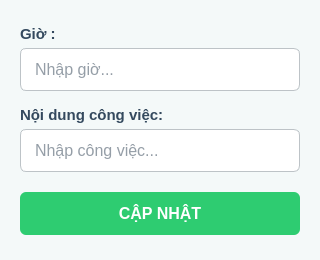
<?xml version="1.0" encoding="UTF-8"?>
<ui version="4.0">
 <class>Form</class>
 <widget class="QWidget" name="Form">
  <property name="geometry">
   <rect>
    <x>0</x>
    <y>0</y>
    <width>320</width>
    <height>260</height>
   </rect>
  </property>
  <property name="windowTitle">
   <string>Chỉnh sửa công việc</string>
  </property>
  <property name="styleSheet">
   <string notr="true">
/* Đổi màu nền cho form */
QWidget#Form {
    background-color: #f4f9f9;
}

/* Style cho các dòng chữ giải thích */
QLabel {
    font-family: 'Segoe UI', Arial, sans-serif;
    font-size: 15px;
    font-weight: bold;
    color: #34495e;
}

/* Style cho ô nhập liệu (bo góc, viền xám) */
QLineEdit {
    padding: 10px 12px;
    border: 1px solid #bdc3c7;
    border-radius: 6px;
    background-color: #ffffff;
    font-size: 16px;
    color: #2c3e50;
}

/* Hiệu ứng viền xanh khi nhấp chuột vào ô nhập liệu */
QLineEdit:focus {
    border: 2px solid #3498db;
}

/* Style cho nút bấm (màu xanh lá chuẩn, chữ in đậm) */
QPushButton {
    background-color: #2ecc71;
    color: white;
    border: none;
    border-radius: 6px;
    padding: 12px;
    font-family: 'Segoe UI', Arial, sans-serif;
    font-size: 16px;
    font-weight: bold;
}

/* Hiệu ứng đậm màu hơn khi di chuột qua nút */
QPushButton:hover {
    background-color: #27ae60;
}

/* Hiệu ứng lún xuống khi nhấn nút */
QPushButton:pressed {
    background-color: #1e8449;
}
   </string>
  </property>
  <layout class="QVBoxLayout" name="verticalLayout">
   <property name="spacing">
    <number>15</number>
   </property>
   <property name="leftMargin">
    <number>20</number>
   </property>
   <property name="topMargin">
    <number>25</number>
   </property>
   <property name="rightMargin">
    <number>20</number>
   </property>
   <property name="bottomMargin">
    <number>25</number>
   </property>
   <item>
    <layout class="QVBoxLayout" name="verticalLayout_2">
     <property name="spacing">
      <number>5</number>
     </property>
     <item>
      <widget class="QLabel" name="label">
       <property name="text">
        <string>Giờ :</string>
       </property>
      </widget>
     </item>
     <item>
      <widget class="QLineEdit" name="lineEdit">
       <property name="placeholderText">
        <string>Nhập giờ...</string>
       </property>
      </widget>
     </item>
    </layout>
   </item>
   <item>
    <layout class="QVBoxLayout" name="verticalLayout_3">
     <property name="spacing">
      <number>5</number>
     </property>
     <item>
      <widget class="QLabel" name="label_2">
       <property name="text">
        <string>Nội dung công việc:</string>
       </property>
      </widget>
     </item>
     <item>
      <widget class="QLineEdit" name="lineEdit_2">
       <property name="placeholderText">
        <string>Nhập công việc...</string>
       </property>
      </widget>
     </item>
    </layout>
   </item>
   <item>
    <spacer name="verticalSpacer">
     <property name="orientation">
      <enum>Qt::Vertical</enum>
     </property>
     <property name="sizeHint" stdset="0">
      <size>
       <width>20</width>
       <height>10</height>
      </size>
     </property>
    </spacer>
   </item>
   <item>
    <widget class="QPushButton" name="pushButton">
     <property name="cursor">
      <cursorShape>PointingHandCursor</cursorShape>
     </property>
     <property name="text">
      <string>CẬP NHẬT</string>
     </property>
    </widget>
   </item>
  </layout>
 </widget>
 <resources/>
 <connections/>
</ui>
